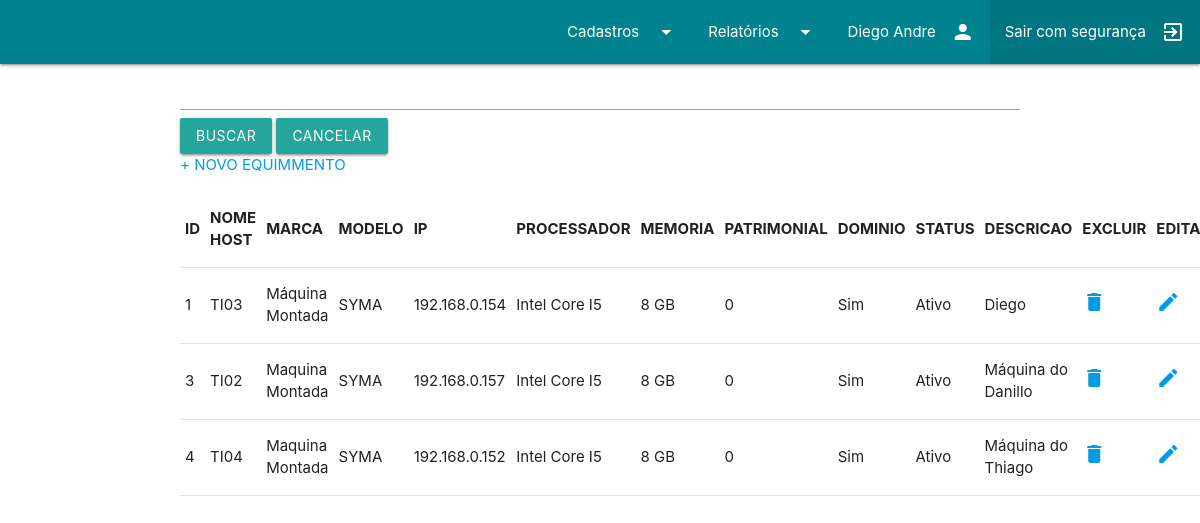
The page /listaequipamento.php (signed in) on the database as committed earlier.
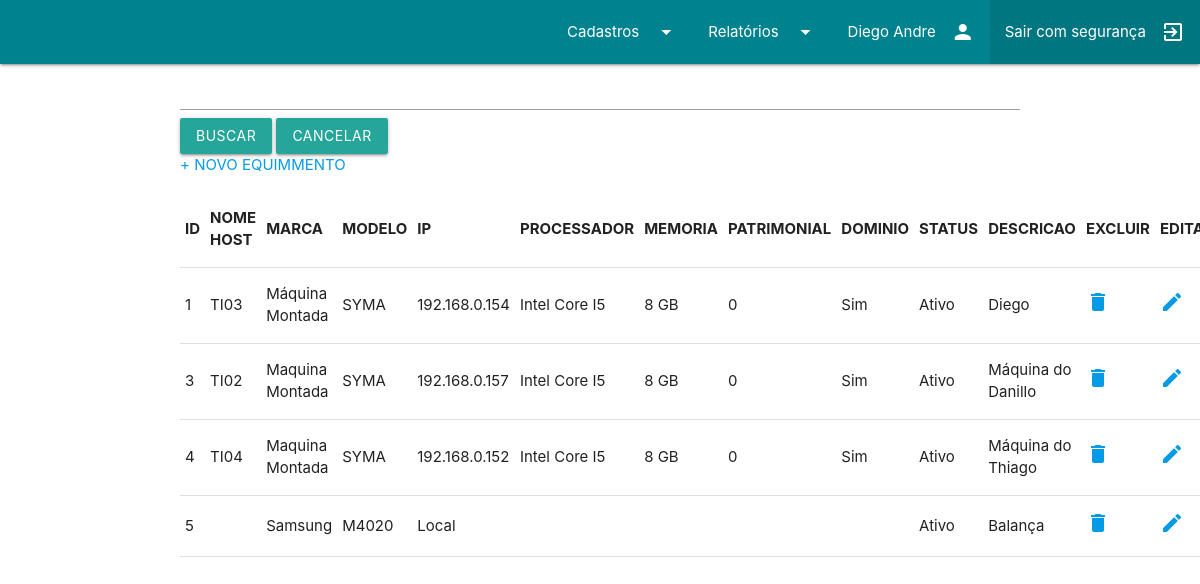
The same page on the database as committed later.
### tables this page shows
CREATE TABLE `equipamento` (
  `id` int(11) NOT NULL,
  `nome_host` varchar(45) DEFAULT NULL,
  `ip` varchar(30) DEFAULT NULL,
  `processador` varchar(50) DEFAULT NULL,
  `memoria` varchar(40) DEFAULT NULL,
  `patrimonial` varchar(11) DEFAULT NULL,
  `dominio` varchar(4) DEFAULT NULL,
  `status` varchar(40) DEFAULT NULL,
  `iduser` int(11) DEFAULT NULL,
  `descricao` varchar(100) DEFAULT NULL,
  `marca` varchar(45) DEFAULT NULL,
  `modelo` varchar(100) DEFAULT NULL,
  `servicetag` varchar(100) DEFAULT NULL,
  `NF` int(100) DEFAULT NULL,
  `serial` int(100) DEFAULT NULL,
  `idtipo` int(11) DEFAULT NULL,
  `portas` int(20) DEFAULT NULL,
  `iddpto` int(11) DEFAULT NULL,
  `tipoarmazenamento` varchar(30) DEFAULT NULL,
  `tamanhoarmazenamento` varchar(30) DEFAULT NULL,
  `KVA` int(11) DEFAULT NULL,
  `Ventrada` varchar(25) DEFAULT NULL,
  `Vsaida` varchar(25) DEFAULT NULL,
  `DTcompra` date DEFAULT NULL,
  `DTinstalacao` date DEFAULT NULL,
  `DTultManut` date DEFAULT NULL,
  `chaveRSA` int(11) DEFAULT NULL,
  `tag` int(7) DEFAULT NULL,
  `proprietario` varchar(45) DEFAULT NULL
);

### listaequipamento.php (the view, shortened to what this page needs)
<?php
    include 'funcoes/conexao.php';
    $sql = "select * from equipamento";
    $rs = mysqli_query($con,$sql);
?>
<?php include 'cabecalho.php';
        include 'menubar.php';
?>
    <div class="container">
        <form action="listaequipamento.php"method="POST">
            <input type="text" name="palavra" size="30"/>
            <input class='btn' type="submit" name="bt" value="buscar"/>
        <a class="btn" href='listaequipamento.php'>Cancelar</a>
        </form>
        <a href="formequip.php"> + NOVO EQUIMMENTO </a>
        <table border="1">
            <tr>
                <th>ID</th>
                <th>NOME HOST</th>
                <th>MARCA</th>
                <th>MODELO</th>
                <th>IP</th>
                <th>PROCESSADOR</th>
                <th>MEMORIA</th>
                <th>PATRIMONIAL</th>
                <th>DOMINIO</th>
                <th>STATUS</th>
                <th>DESCRICAO</th>
                <th>EXCLUIR</th>
                <th>EDITAR</th>
            </tr>
            <?php
            while($row=mysqli_fetch_array($rs)){
            $id=$row['id'];
            $nome_host=$row['nome_host'];
            $marca=$row['marca'];
            $modelo=$row['modelo'];
            $ip=$row['ip'];
            $processador=$row['processador'];
            $memoria=$row['memoria'];
            $patrimonial=$row['patrimonial'];
            $dominio=$row['dominio'];
            $status=$row['status'];
            $descricao=$row['descricao'];
            ?>
                <tr>
                    <td><?=$id;?></td>
                    <td><?=$nome_host;?></td>
                    <td><?=$marca;?></td>
                    <td><?=$modelo;?></td>
                    <td><?=$ip;?></td>
                    <td><?=$processador;?></td>
                    <td><?=$memoria;?></td>
                    <td><?=$patrimonial;?></td>
                    <td><?=$dominio;?></td>
                    <td><?=$status;?></td>
                    <td><?=$descricao;?></td>
                    <td><a href="excluirequipamento.php?id=<?=$id;?>"><i class="material-icons ">delete</i></a></li></a></td>
                    <td><a href="formeditequipamento.php?id=<?=$id;?>"><i class="material-icons ">edit</i></a></li></a></td>
                </tr>
                <?php
            }
    echo"</table></div></body></html>";
?>

### cabecalho.php (shortened to what this page needs)
<!DOCTYPE html>
<html lang="pt-br">
<head><title></title>
      <link type="text/css" rel="stylesheet" href="css/iconfont/material-icons.css"  media="screen,projection"/>
      <link type="text/css" rel="stylesheet" href="css/materialize.min.css"  media="screen,projection"/>
</head>
<body>

### menubar.php (shortened to what this page needs)
<nav  class="blue-text text-darken-2">
    <div class="nav-wrapper">
     <ul id="nav-mobile" class="right hide-on-med-and-down">
         <li><a href="menu.php" class="dropdown-button" data-target="itens_menu_cadastro">Cadastros<i class="material-icons right">arrow_drop_down</i></a></li>
         <li><a href="menu.php" class="dropdown-button" data-target="itens_menu_relatorios">Relatórios<i class="material-icons right">arrow_drop_down</i></a></li>
         <li><a><?=$_SESSION['nome'];?><i class="material-icons right">person</i></a></li>
         <li class="active"><a href="logout.php">Sair com segurança<i class="material-icons right">exit_to_app</i></a></li>
     </ul>
    </div>
</nav>

### menubar.php (style rules this page uses)
.nav-wrapper { background-color: #00838f }

Rows that differ between the two databases and show on the page:
added equipamento: id "5", marca "Samsung", modelo "M4020", ip "Local", status "Ativo", descricao "Balança"
